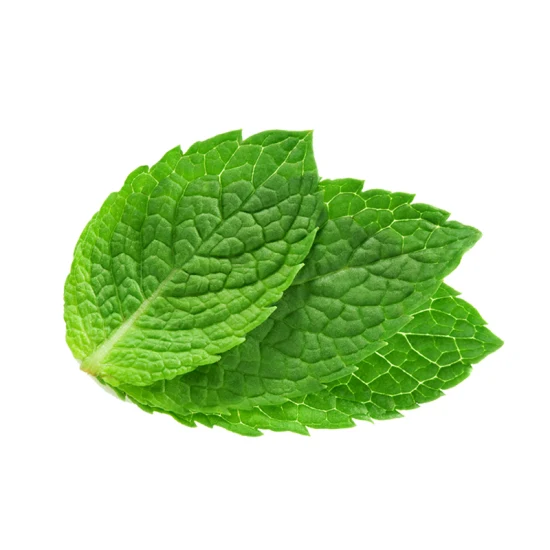
#> input picture Mint.png, 550 x 550 px, found by its file name
$ jupyter execute --allow-errors Data_Collection_and_Feature_Extraction.ipynb   (older library calls are emulated)
#> lines starting #> are read from the running program, lines starting #| are printed output that depends on the picture; after the words box and inside, x2 and y2 are one past the last pixel; in counts of white or black regions, pixels touching at a corner belong together
#> further down, image is the input picture: shape (550, 550, 3); mean B, G, R 184.9, 223.4, 200.9
# **Data Collection and Feature Extraction**

Collecting Data from the dataset and Features are Extracted from those data through their appearance, texture and so on

## Importing Packages

[cell 1]
import os
import sys
import cv2
import shutil
import csv
import matplotlib.pyplot as plt
import numpy as np
from scipy import spatial
from scipy.spatial import QhullError
from sklearn.preprocessing import StandardScaler
from sklearn.model_selection import GridSearchCV
from skimage.filters import gabor
from skimage import feature
from skimage.feature import local_binary_pattern, graycomatrix, graycoprops
from skimage import io, color, transform
from sklearn import datasets
from google.colab import files
from google.colab.patches import cv2_imshow

## Segmentation of Image

[cell 2]
def hsv_mask(image):
  hsv_image = cv2.cvtColor(image, cv2.COLOR_BGR2HSV)
#> hsv_image: shape (550, 550, 3); mean H, S, V 16.8, 63.6, 223.4

  lower_saturation_threshold = 60
  saturation_mask = cv2.inRange(hsv_image[:, :, 1], lower_saturation_threshold, 255)
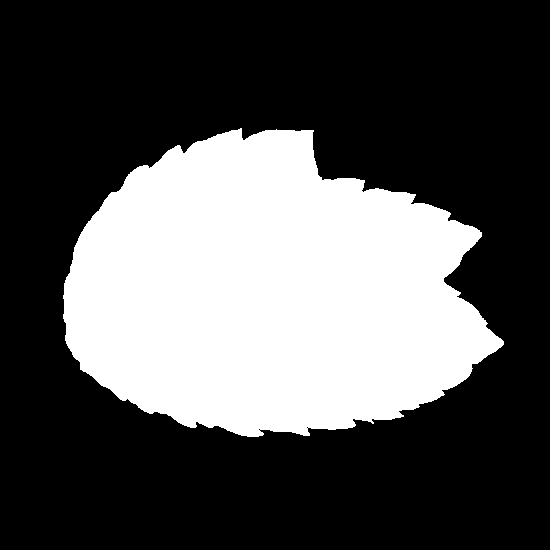
#> saturation_mask: shape (550, 550); 32.3% white; 1 white region, box (x1, y1, x2, y2) and area: (63, 128, 504, 437) 97637

  kernel_size = (5, 5)
  smoothed_mask = cv2.GaussianBlur(saturation_mask, kernel_size, 0)

  _, leaf_mask = cv2.threshold(smoothed_mask, 1, 255, cv2.THRESH_BINARY)
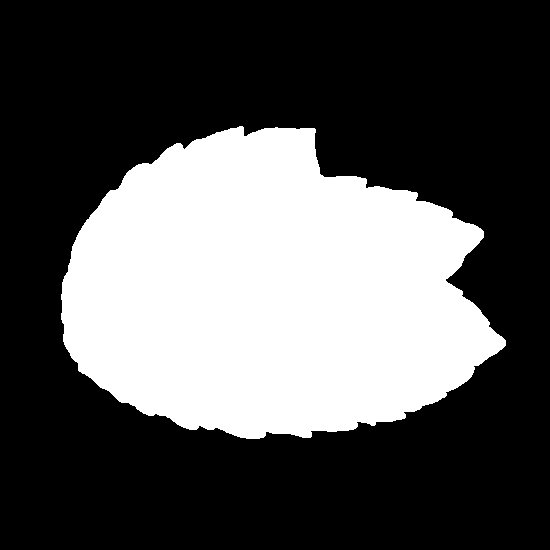
#> leaf_mask: shape (550, 550); 33.3% white; 1 white region, box (x1, y1, x2, y2) and area: (61, 126, 506, 439) 100676

  kernel = np.ones((5, 5), np.uint8)
  closed_mask = cv2.morphologyEx(leaf_mask, cv2.MORPH_CLOSE, kernel)
#> closed_mask: shape (550, 550); 33.3% white; 1 white region, box (x1, y1, x2, y2) and area: (61, 126, 506, 439) 100743

  segmented_image = image.copy()

  segmented_image[closed_mask == 0] = [0, 0, 0]
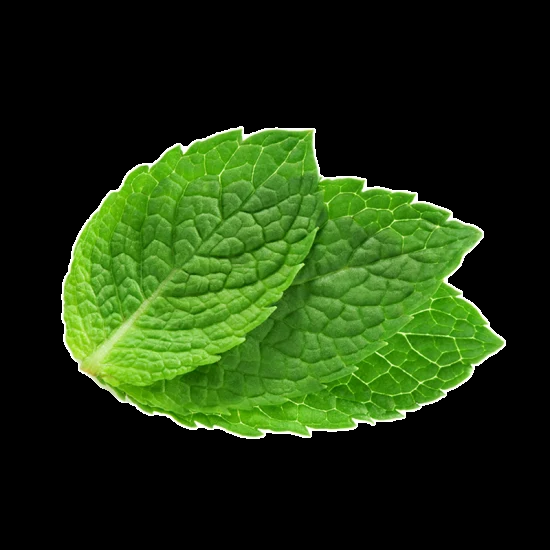
#> segmented_image: shape (550, 550, 3); mean B, G, R 14.9, 53.3, 30.9
  return segmented_image

## Feature Extraction

[cell 3]
# [29 lines left out: function extract_lbp_glcm_features, not called in this run]

[cell 4]
# [12 lines left out: function calculate_color_moments, not called in this run]

[cell 5]
path="Dataset Path"

[cell 6]
## Extract and Store Features

[cell 7]
csv_filename = '/Data/ExtractedFeatures.csv'
csvfile = open(csv_filename,mode = 'a', newline='')
csv_writer = csv.writer(csvfile)

#> (a cell that did not finish here is left out)

[cell 9]
csvfile.flush()
csvfile.close()

## Image after Segmentation, Grayscale Conversion and applying Sobel Filter

[cell 10]
image = cv2.imread("/content/Mint.png")

[cell 11]
hsvSegimage = hsv_mask(image)

fig, axes = plt.subplots(1, 2, figsize=(10, 5))
fig.subplots_adjust(wspace=0.3)

axes[0].imshow(cv2.cvtColor(image, cv2.COLOR_BGR2RGB))
axes[0].set_title('Original Image', pad=20, fontsize=12, ha='center')
axes[0].axis('off')

axes[1].imshow(cv2.cvtColor(hsvSegimage, cv2.COLOR_BGR2RGB))
axes[1].set_title('After Segmentation', pad=20, fontsize=12, ha='center')
axes[1].axis('off')
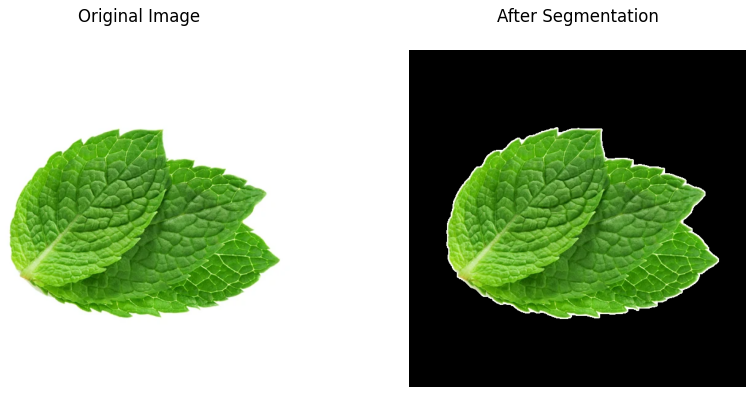
#> figure drawn by matplotlib, 2 panels

[cell 12]
Grayimage = color.rgb2gray(hsvSegimage)
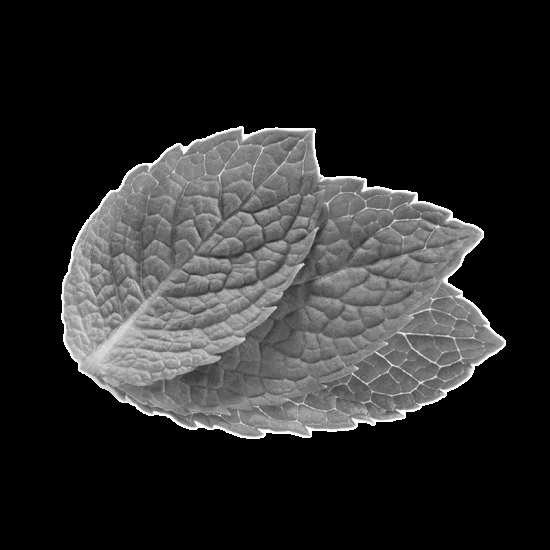
#> Grayimage: shape (550, 550) float64; min 0, max 1, mean 0.171

fig, axes = plt.subplots(1, 2, figsize=(10, 5))
fig.subplots_adjust(wspace=0.3)

axes[0].imshow(cv2.cvtColor(hsvSegimage, cv2.COLOR_BGR2RGB))
axes[0].set_title('Segmented Image', pad=20, fontsize=12, ha='center')
axes[0].axis('off')

axes[1].imshow(Grayimage,cmap='gray')
axes[1].set_title('Grayscale Conversion', pad=20, fontsize=12, ha='center')
axes[1].axis('off')
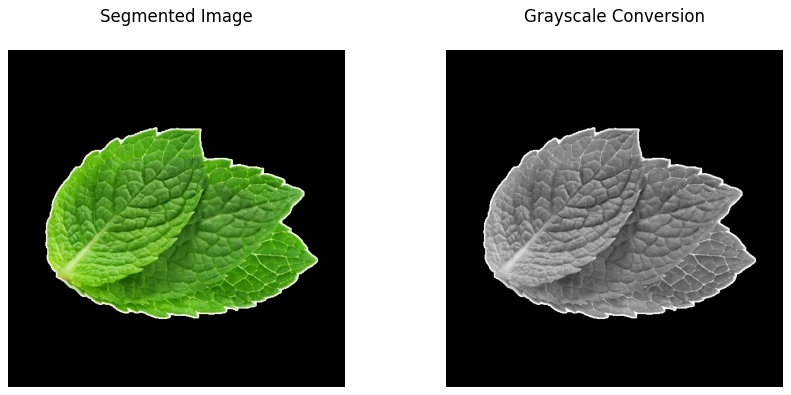
#> figure drawn by matplotlib, 2 panels

[cell 13]
gradient_x = cv2.Sobel(image, cv2.CV_64F, 1, 0, ksize=3)
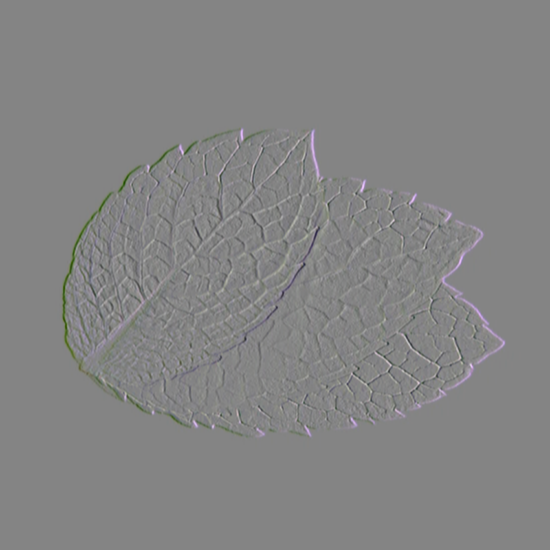
#> gradient_x: shape (550, 550, 3) float64; mean B, G, R 0, 0, 0; drawn with min black and max white
gradient_y = cv2.Sobel(image, cv2.CV_64F, 0, 1, ksize=3)
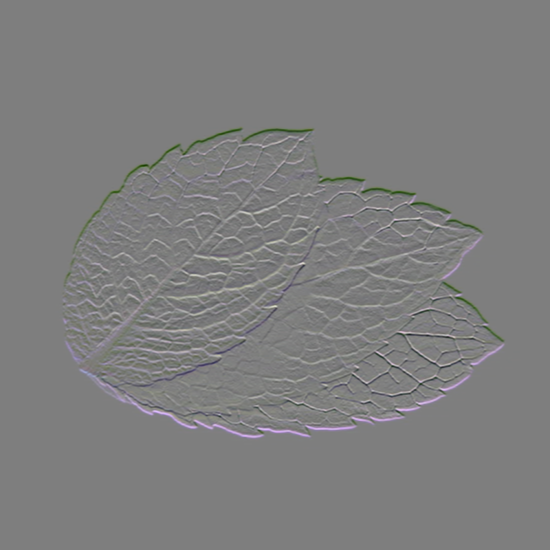
#> gradient_y: shape (550, 550, 3) float64; mean B, G, R 0, 0, 0; drawn with min black and max white
gradient_magnitude = np.sqrt(gradient_x**2 + gradient_y**2)
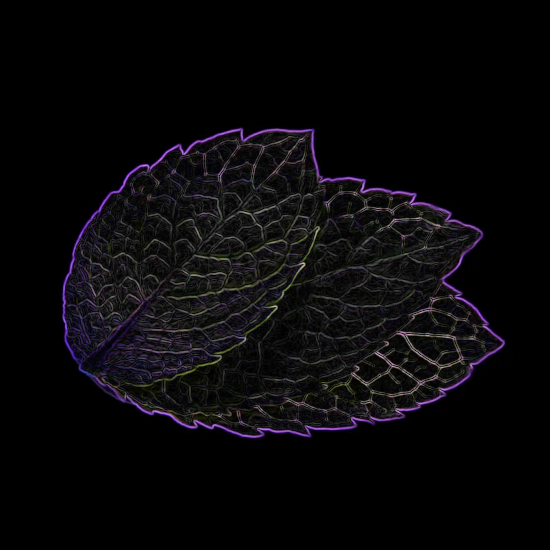
#> gradient_magnitude: shape (550, 550, 3) float64; mean B, G, R 33.2, 27, 30.9; drawn with min black and max white
gradient_magnitude = cv2.normalize(gradient_magnitude, None, 0, 255, cv2.NORM_MINMAX, dtype=cv2.CV_8U)
if len(gradient_magnitude.shape) != 2:
  gradient_magnitude = cv2.cvtColor(gradient_magnitude, cv2.COLOR_BGR2GRAY)
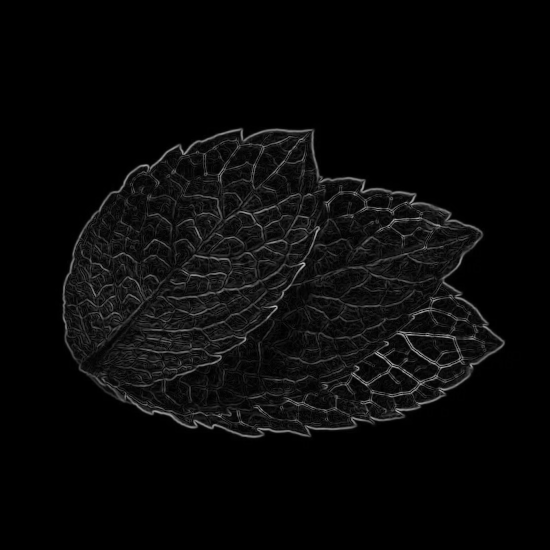
#> gradient_magnitude: shape (550, 550); min 0, max 186, mean 8.9
Sobelimage = gradient_magnitude

fig, axes = plt.subplots(1, 2, figsize=(10, 5))
fig.subplots_adjust(wspace=0.3)

axes[0].imshow(Grayimage,cmap='gray')
axes[0].set_title('Grayscale Image', pad=20, fontsize=12, ha='center')
axes[0].axis('off')

axes[1].imshow(Sobelimage,cmap='gray')
axes[1].set_title('Sobel Applied Image', pad=20, fontsize=12, ha='center')
axes[1].axis('off')  # Turn off axis labels
